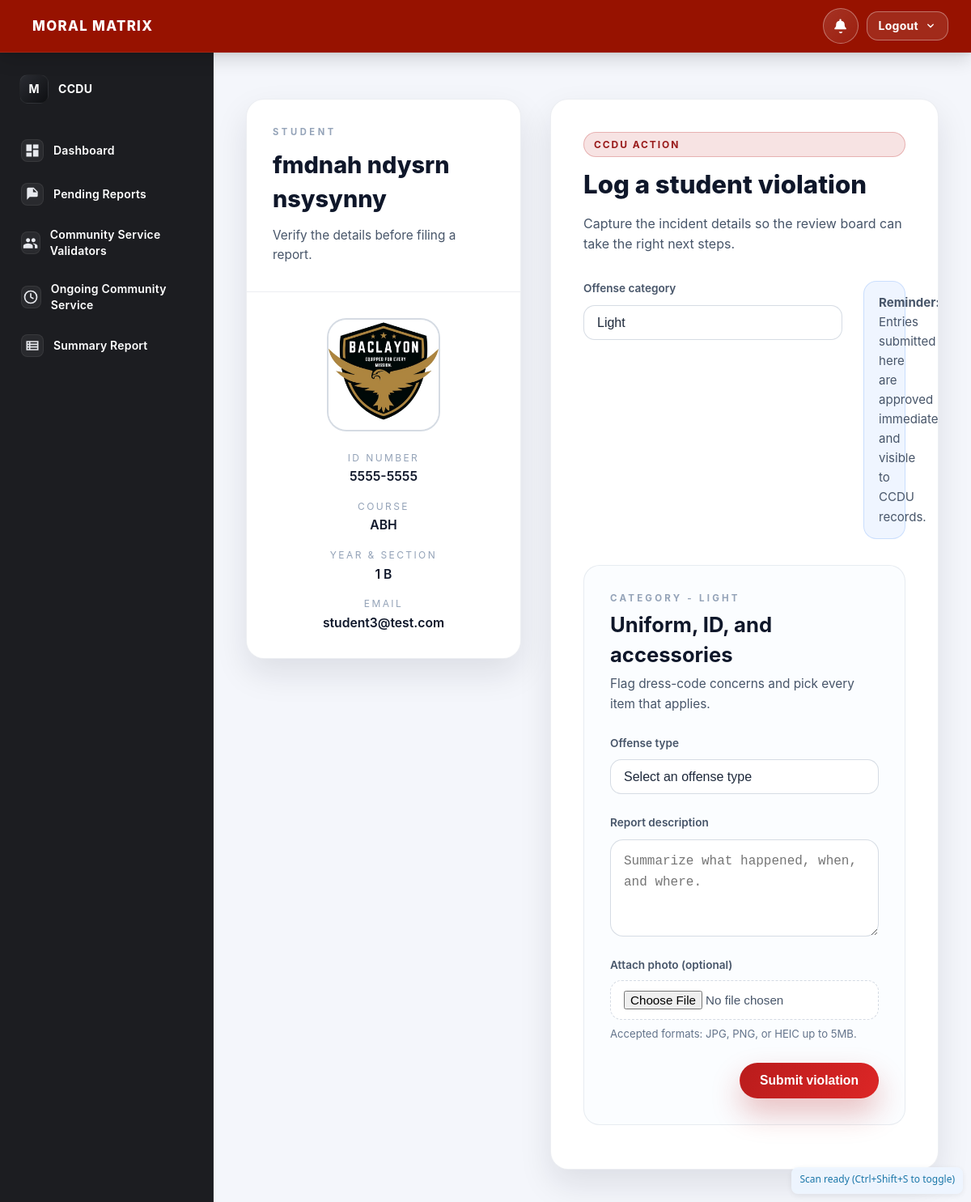
The app's page /ccdu/add_violation.php?student_id=5555-5555 with its own data.
### tables this page shows
CREATE TABLE `student_account` (
  `record_id` int(11) NOT NULL,
  `student_id` varchar(50) NOT NULL,
  `first_name` varchar(50) NOT NULL,
  `middle_name` varchar(50) NOT NULL,
  `last_name` varchar(50) NOT NULL,
  `mobile` varchar(15) NOT NULL,
  `email` varchar(50) NOT NULL,
  `photo` varchar(255) DEFAULT NULL,
  `institute` varchar(255) DEFAULT NULL,
  `course` varchar(255) DEFAULT NULL,
  `level` int(11) DEFAULT NULL,
  `section` varchar(50) DEFAULT NULL,
  `guardian` varchar(50) DEFAULT NULL,
  `guardian_mobile` varchar(15) DEFAULT NULL,
  `created_at` timestamp NOT NULL DEFAULT current_timestamp(),
  `updated_at` timestamp NOT NULL DEFAULT current_timestamp() ON UPDATE current_timestamp(),
  `change_pass` tinyint(1) DEFAULT 1
);

### ccdu/add_violation.php (the view, shortened to what this page needs)
<?php
if (!function_exists('h')) {
    function h(?string $value): string
    {
        return htmlspecialchars((string)$value, ENT_QUOTES | ENT_SUBSTITUTE, 'UTF-8');
    }
}
$errorMessage  = null;
$student       = null;
$studentName   = '';
$studentCourse = '';
$studentLevel  = '';
$studentEmail  = '';
$studentPhoto  = '../admin/uploads/placeholder.png';
$studentId = $_GET['student_id'] ?? $_POST['student_id'] ?? '';
$servername = $database_settings['servername'];
$username   = $database_settings['username'];
$password   = $database_settings['password'];
$dbname     = $database_settings['dbname'];
$conn = new mysqli($servername, $username, $password, $dbname);
include __DIR__ . '/../includes/header.php';
if ($studentId) {
    $sql = "SELECT * FROM student_account WHERE student_id=?";
    $stmt = $conn->prepare($sql);
    if ($stmt) {
        $stmt->bind_param("s", $studentId);
        $stmt->execute();
        $result  = $stmt->get_result();
        $student = $result->fetch_assoc();
    } else {
        $student = null;
    }
} else {
    $student = null;
}
if (!$student) {
    $errorMessage = 'Student record not found.';
} else {
    $nameParts = array_filter([
        $student['first_name'] ?? '',
        $student['middle_name'] ?? '',
        $student['last_name'] ?? '',
    ], static fn($part) => $part !== null && trim((string)$part) !== '');
    $studentName   = trim(implode(' ', $nameParts)) ?: 'Unnamed student';
    $studentCourse = trim((string)($student['course'] ?? ''));
    $studentLevel  = trim((string)($student['level'] ?? '') . ' ' . (string)($student['section'] ?? ''));
    $studentEmail  = trim((string)($student['email'] ?? ''));
    if (!empty($student['photo'])) {
        $studentPhoto = '../admin/uploads/' . rawurlencode((string)$student['photo']);
    }
}
?>
  <!DOCTYPE html>
  <html lang="en">
  <head>
    <link rel="stylesheet" href="../css/add_violation.css">
  </head>
  <body>
  <main class="page">
    <div class="violation-shell">
      <aside class="student-card">
        <div class="student-card__header">
          <span class="card-label">Student</span>
          <h1><?= $student ? h($studentName) : 'Profile unavailable'; ?></h1>
          <p class="student-card__subtitle">
            <?= $student ? 'Verify the details before filing a report.' : 'Choose a student from the roster to begin.'; ?>
          </p>
        </div>
        <div class="student-card__body">
          <div class="student-card__photo">
            <img src="<?= h($studentPhoto); ?>" alt="Student photo"
                onerror="this.src='../admin/uploads/placeholder.png'; this.onerror=null;">
          </div>
          <?php if ($student): ?>
            <dl class="student-meta">
              <div>
                <dt>ID number</dt>
                <dd><?= h($student['student_id'] ?? '-'); ?></dd>
              </div>
              <div>
                <dt>Course</dt>
                <dd><?= $studentCourse !== '' ? h($studentCourse) : 'Not provided'; ?></dd>
              </div>
              <?php if ($studentLevel !== ''): ?>
                <div>
                  <dt>Year &amp; section</dt>
                  <dd><?= h($studentLevel); ?></dd>
                </div>
              <?php endif; ?>
              <div>
                <dt>Email</dt>
                <dd><?= $studentEmail !== '' ? h($studentEmail) : 'Not listed'; ?></dd>
              </div>
            </dl>
          <?php else: ?>
            <div class="student-card__empty">
              <p>We couldn't load any information for this student.</p>
            </div>
          <?php endif; ?>
        </div>
      </aside>
      <section class="form-card">
        <header class="form-card__header">
          <span class="badge badge--accent">CCDU action</span>
          <h2>Log a student violation</h2>
          <p>Capture the incident details so the review board can take the right next steps.</p>
        </header>
        <?php if ($errorMessage !== null): ?>
          <div class="empty-state">
            <h3>Unable to display the form</h3>
            <p><?= h($errorMessage); ?></p>
            <a class="btn btn-ghost" href="dashboard.php">Return to dashboard</a>
          </div>
        <?php else: ?>
          <div class="form-context">
            <div class="field">
              <label for="offense_category" class="field-label">Offense category</label>
              <div class="select-wrapper">
                <select id="offense_category" class="select-control" required>
                  <option value="light" selected>Light</option>
                </select>
              </div>
            </div>
            <div class="context-note">
              <strong>Reminder:</strong> Entries submitted here are approved immediately and visible to CCDU records.
            </div>
          </div>
          <div class="forms-stack">
            <form id="lightForm" class="category-panel" method="POST" enctype="multipart/form-data" novalidate>
              <div class="panel-header">
                <span class="panel-eyebrow">Category - Light</span>
                <h3>Uniform, ID, and accessories</h3>
                <p>Flag dress-code concerns and pick every item that applies.</p>
              </div>
              <div class="field">
                <label for="lightOffenses" class="field-label">Offense type</label>
                <div class="select-wrapper">
                  <select id="lightOffenses" name="offense_type" class="select-control" required>
                    <option value="">Select an offense type</option>
                  </select>
                </div>
              </div>
              <div class="field">
                <label for="description_light" class="field-label">Report description</label>
                <textarea id="description_light" name="description" rows="3"
                          placeholder="Summarize what happened, when, and where."></textarea>
              </div>
              <div class="field upload-field">
                <label for="lightPhoto" class="field-label">Attach photo (optional)</label>
                <input type="file" id="lightPhoto" name="photo" accept="image/*"
                      onchange="previewPhoto(this, 'lightPreview')" class="file-control">
                <span class="helper-text">Accepted formats: JPG, PNG, or HEIC up to 5MB.</span>
              </div>
              <div class="form-actions">
                <button type="submit" class="btn btn-primary">Submit violation</button>
              </div>
            </form>
          </div>
        <?php endif; ?>
      </section>
    </div>
  </main>
  </body>
  </html>

### css/header.css (style rules this page uses)
:root { --header-bg: #971200; --text-on-header: #ffffff; --ink: #111111; --radius: 14px; --shadow: 0 10px 20px rgba(0,0,0,.12), 0 2px 6px rgba(0,0,0,.08); --header-h: 64px; --sidebar-bg: #1C1D21; --sidebar-fg: #E7E9EE; --sidebar-fg-dim: #B9BEC7; --focus: #93C5FD; --sidebar-w: 264px; }
* { box-sizing: border-box; }
html, body { height: 100%; }
body { margin: 0; font: 14px/1.45 system-ui, -apple-system, Segoe UI, Roboto, Ubuntu, Cantarell, "Helvetica Neue", Arial, "Noto Sans"; color: #111; background: #fff; }
html { scroll-padding-top: var(--header-h); }
.page { margin-left: var(--sidebar-w); padding: 24px; margin-top: var(--header-h); }

### records on screen
student_account: photo (picture), student "5555-5555", course "ABH", studentLevel "1 B", email "student3@test.com"

### other values on screen
$studentName "fmdnah ndysrn nsysynny"
